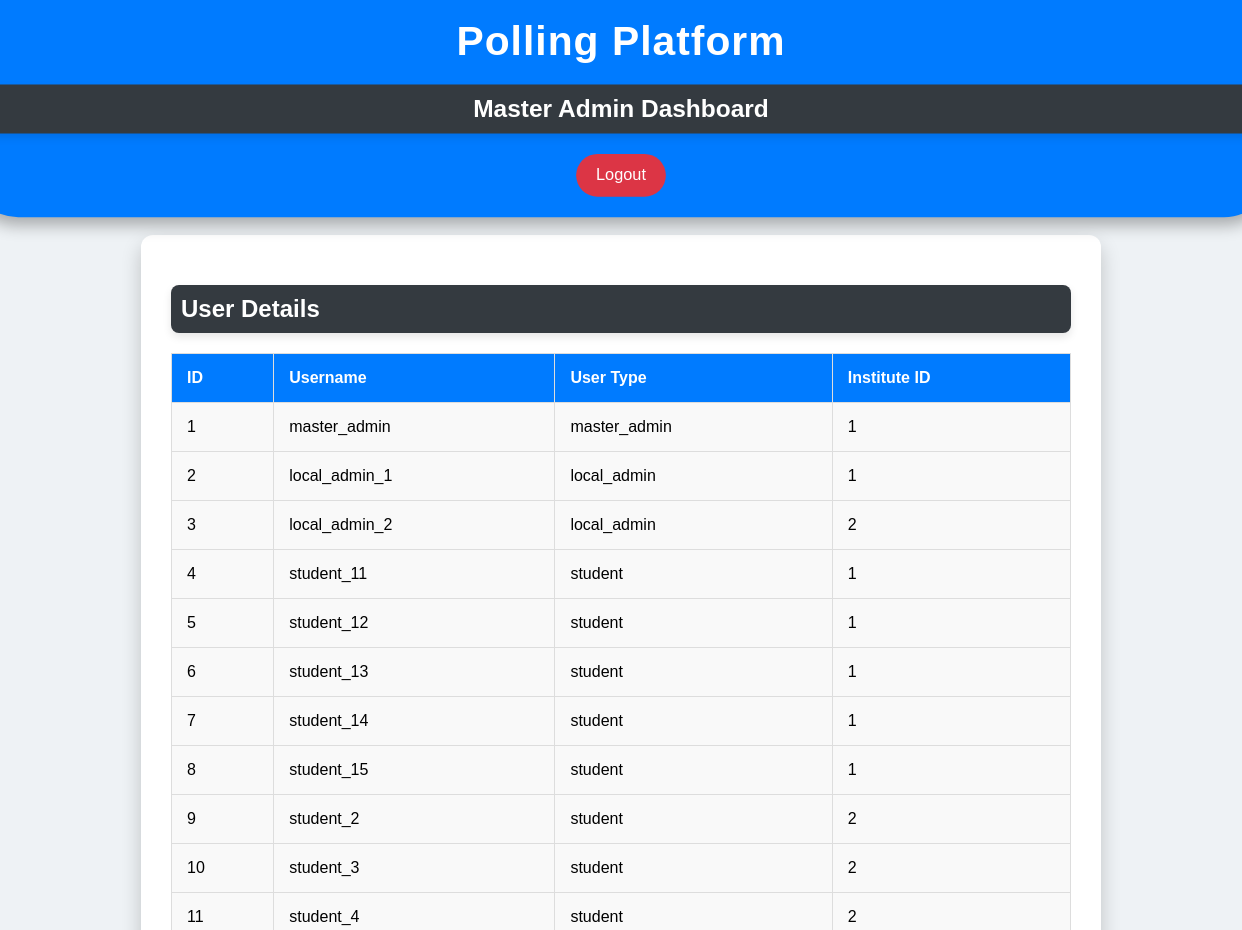
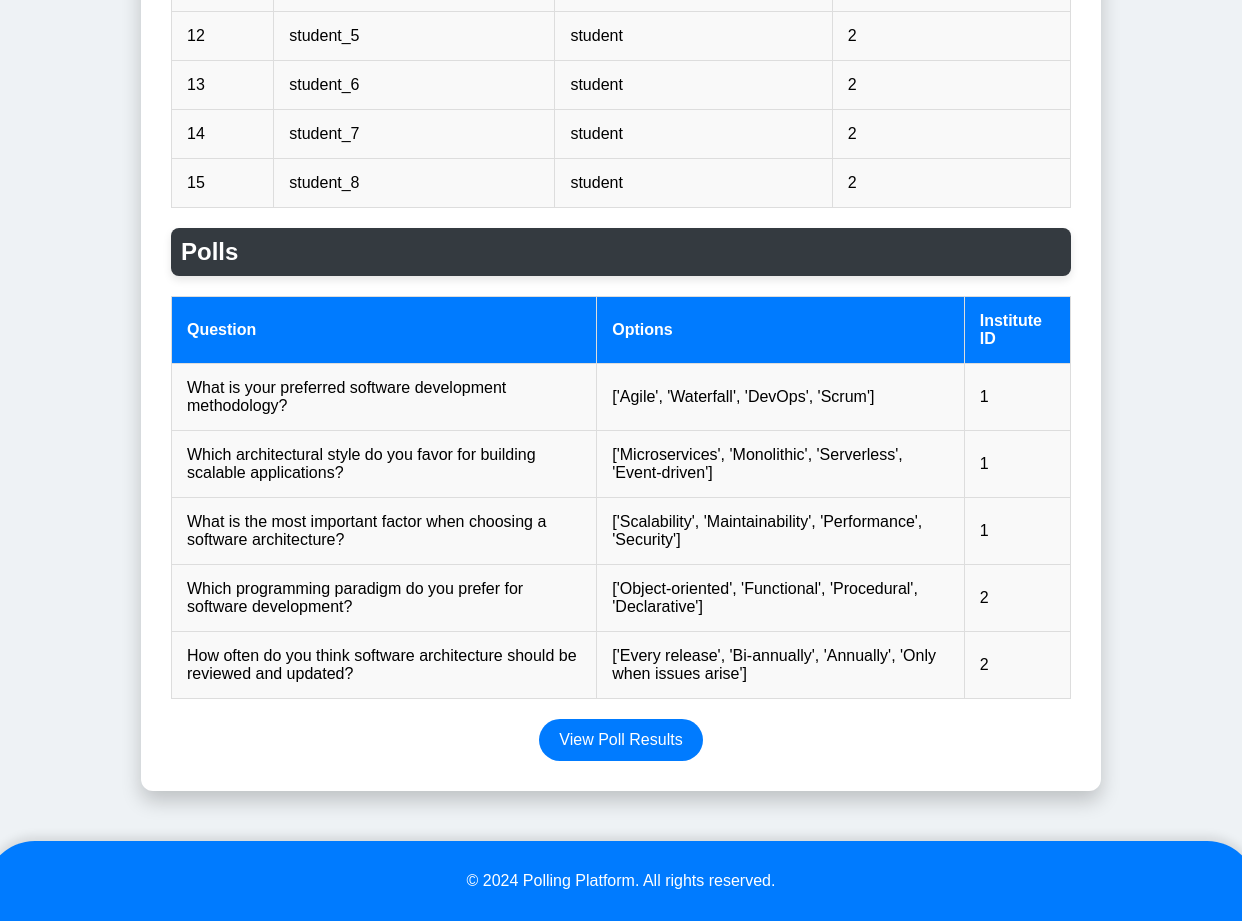
Page /master_admin_dashboard (signed in) on the committed database (2 pictures, top to bottom).
### models.py (models this page shows, shortened)
class User(db.Model, UserMixin):
    __tablename__ = 'users'
    id = db.Column(db.Integer, primary_key=True)
    username = db.Column(db.String(150), unique=True, nullable=False)
    name = db.Column(db.String(150), nullable=False)
    password = db.Column(db.String(256), nullable=False)
    user_type = db.Column(db.String(50), nullable=False)  # e.g., 'master_admin', 'local_admin', 'student'
    institute_id = db.Column(db.String(50), nullable=True)  # Changed to String to match app.py
    voted_poll_ids = db.Column(db.JSON, default=list)  # Store IDs of polls user has voted on

class Poll(db.Model):
    __tablename__ = 'polls'
    id = db.Column(db.Integer, primary_key=True)
    question = db.Column(db.String(500), nullable=False)
    institute_id = db.Column(db.String(50), nullable=False)
    institute = db.Column(db.String(100), nullable=False)
    option_texts = db.Column(db.Text, nullable=False)  # Stores comma-separated options
    responses = db.Column(MutableDict.as_mutable(JSON), nullable=False, default=dict)
    active = db.Column(db.Boolean, default=True, nullable=False)
    def get_options(self):
        if not self.option_texts:
            return []
        return [opt.strip() for opt in self.option_texts.split(',') if opt.strip()]
    @property
    def options(self):
        return self.get_options()

### app.py (the view)
@app.route('/master_admin_dashboard')
@login_required
def master_admin_dashboard():
    if current_user.user_type != 'master_admin':
        return redirect(url_for('landing'))
    try:
        polls = Poll.query.all()
        users = User.query.all()
        options = {poll.id: poll.responses for poll in polls}
        return render_template('admin.html', admin_type='master', polls=polls, users=users, options=options)
    except Exception as e:
        logger.error(f"Error in master admin dashboard: {str(e)}")
        flash('An error occurred while loading the dashboard')
        return redirect(url_for('home'))

### app.py (called while the page is built)
@login_manager.user_loader
def load_user(user_id):
    return db.session.get(User, int(user_id))

### Template/admin.html (shortened to what this page needs)
<!DOCTYPE html>
<html lang="en">
<head>
</head>
<body>
    <header>
        <h1>Polling Platform</h1>
        <h2>{{ 'Master' if admin_type == 'master' else 'Local' }} Admin Dashboard</h2>
        <a href="{{ url_for('logout') }}" class="btn btn-danger">Logout</a>
    </header>
    <div class="container">
        <h2>User Details</h2>
        <table>
            <thead>
                <tr>
                    <th>ID</th>
                    <th>Username</th>
                    <th>User Type</th>
                    <th>Institute ID</th>
                </tr>
            </thead>
            <tbody>
                {% for user in users %}
                <tr>
                    <td>{{ user.id }}</td>
                    <td>{{ user.username }}</td>
                    <td>{{ user.user_type }}</td>
                    <td>{{ user.institute_id }}</td>
                </tr>
                {% endfor %}
            </tbody>
        </table>
        <h2>Polls</h2>
        <table>
            <thead>
                <tr>
                    <th>Question</th>
                    <th>Options</th>
                    <th>Institute ID</th>
                </tr>
            </thead>
            <tbody>
                {% for poll in polls %}
                <tr>
                    <td>{{ poll.question }}</td>
                    <td>{{ poll.options }}</td>
                    <td>{{ poll.institute_id }}</td>
                </tr>
                {% endfor %}
            </tbody>
        </table>
        <div class="btn-container">
            <a href="{{ url_for('results') }}" class="btn">View Poll Results</a>
        </div>
    </div>
    <footer>
        <p>&copy; 2024 Polling Platform. All rights reserved.</p>
    </footer>
</body>
</html>

### Template/admin.html (style rules this page uses)
body { background-color: #eef2f5; font-family: 'Arial', sans-serif; margin: 0; padding: 0; display: flex; flex-direction: column; align-items: center; }
header { background-color: #007bff; color: #ffffff; padding: 20px; width: 100%; box-shadow: 0 8px 16px rgba(0, 0, 0, 0.3); border-bottom-left-radius: 50px; border-bottom-right-radius: 50px; text-align: center; transition: transform 0.3s ease; }
h1 { margin: 0; font-size: 2.5rem; letter-spacing: 1px; }
h2 { background-color: #343a40; color: #ffffff; padding: 10px; border-radius: 8px; margin: 20px 0; font-size: 1.5rem; box-shadow: 0px 4px 8px rgba(0, 0, 0, 0.1); }
.container { background-color: #ffffff; border-radius: 12px; box-shadow: 0 10px 20px rgba(0, 0, 0, 0.2); padding: 30px; max-width: 900px; margin: 20px; transition: transform 0.3s ease; }
table { width: 100%; border-collapse: collapse; margin-bottom: 20px; }
th, td { padding: 15px; text-align: left; border: 1px solid #ddd; background-color: #f9f9f9; transition: background-color 0.3s ease; }
th { background-color: #007bff; color: #ffffff; }
.btn { background-color: #007bff; color: white; padding: 12px 20px; border: none; border-radius: 50px; cursor: pointer; text-decoration: none; display: inline-block; transition: background-color 0.3s, box-shadow 0.3s, transform 0.3s; font-size: 1rem; }
.btn-danger { background-color: #dc3545; }
footer { text-align: center; margin-top: 30px; padding: 15px; width: 100%; background-color: #007bff; color: white; border-top-left-radius: 50px; border-top-right-radius: 50px; box-shadow: 0 -5px 10px rgba(0, 0, 0, 0.1); }
.btn-container { text-align: center; margin-top: 20px; }

### rows in the picture
User: id "1", username "master_admin", user_type "master_admin", institute_id "1"
User: id "2", username "local_admin_1", user_type "local_admin", institute_id "1"
User: id "3", username "local_admin_2", user_type "local_admin", institute_id "2"
User: id "4", username "student_11", user_type "student", institute_id "1"
User: id "5", username "student_12", user_type "student", institute_id "1"
User: id "6", username "student_13", user_type "student", institute_id "1"
User: id "7", username "student_14", user_type "student", institute_id "1"
User: id "8", username "student_15", user_type "student", institute_id "1"
User: id "9", username "student_2", user_type "student", institute_id "2"
User: id "10", username "student_3", user_type "student", institute_id "2"
User: id "11", username "student_4", user_type "student", institute_id "2"
User: id "12", username "student_5", user_type "student", institute_id "2"
User: id "13", username "student_6", user_type "student", institute_id "2"
User: id "14", username "student_7", user_type "student", institute_id "2"
User: id "15", username "student_8", user_type "student", institute_id "2"
Poll: question "What is your preferred software development methodology?", options "['Agile', 'Waterfall', 'DevOps', 'Scrum']", institute_id "1"
Poll: question "Which architectural style do you favor for building scalable applications?", options "['Microservices', 'Monolithic', 'Serverless', 'Event-driven']", institute_id "1"
Poll: question "What is the most important factor when choosing a software architecture?", options "['Scalability', 'Maintainability', 'Performance', 'Security']", institute_id "1"
Poll: question "Which programming paradigm do you prefer for software development?", options "['Object-oriented', 'Functional', 'Procedural', 'Declarative']", institute_id "2"
Poll: question "How often do you think software architecture should be reviewed and updated?", options "['Every release', 'Bi-annually', 'Annually', 'Only when issues arise']", institute_id "2"

### other values in the picture
{{ 'Master' if admin_type == 'master' else 'Local' }} "Master"
